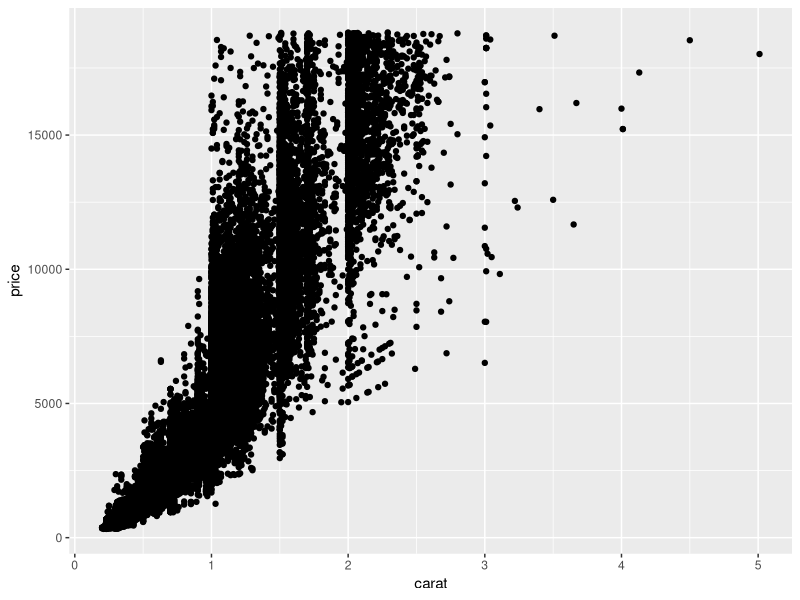
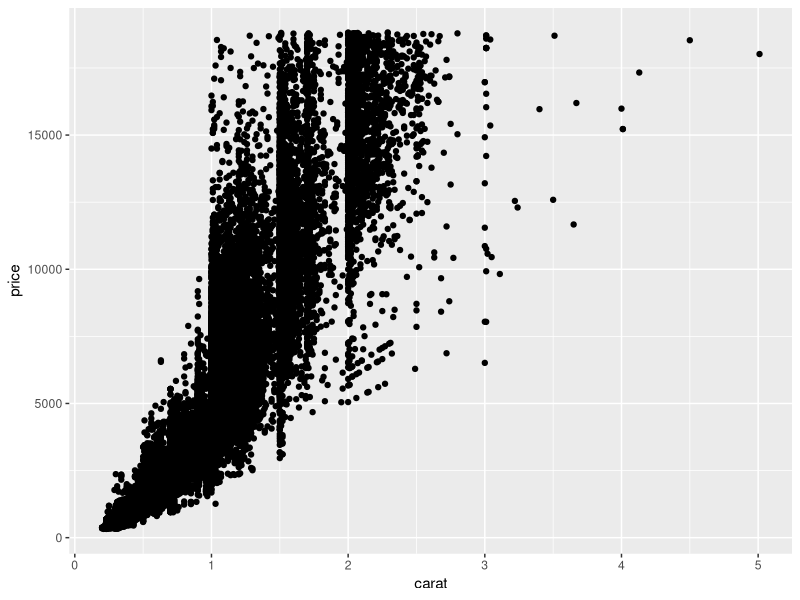
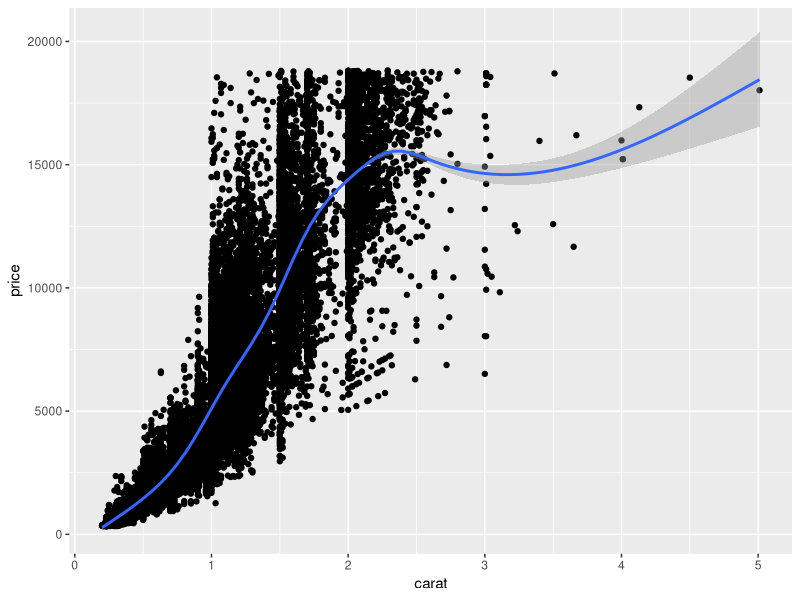

Recreate these plots in R, in order. (Note: this script raises an error after producing the figures.)
#=====================================================
# ggplot
#=====================================================
library(ggplot2)
data(diamonds)

ggplot(diamonds,aes(x=carat,y=price))+geom_point()
ggplot(diamonds,aes(x=carat,y=price),color=cut)+geom_point()
ggplot(diamonds,aes(x=carat,y=price),color=clarity, size=cut)+geom_point()+geom_smooth()
ggplot(diamonds,aes(x=carat,y=price),color=clarity)+geom_point()+geom_smooth(se='False')

#===========================
# easily create multiple graph
#===========================
ggplot(diamonds,aes(x=carat,y=price),color=cut)+geom_point()+facet_wrap(~clarity)
ggplot(diamonds,aes(x=carat,y=price),color=cut)+geom_point()+facet_grid(color~clarity)

## historgram
ggplot(diamonds,aes(x=price, fill=clarity))+geom_histogram(binwidth=200)
ggplot(diamonds,aes(x=price, fill=cut))+geom_histogram(binwidth=200)
ggplot(diamonds,aes(x=price))+geom_histogram(binwidth=200)+facet_wrap(~clarity)
ggplot(diamonds,aes(x=price))+geom_histogram(binwidth=200)+facet_wrap(~clarity, scale="free_y")

ggplot(diamonds,aes(x=price))+geom_density()

ggplot(diamonds,aes(x=color, y=price))+geom_boxplot()
ggplot(diamonds,aes(x=color, y=price))+geom_boxplot()+scale_y_log10()
ggplot(diamonds,aes(x=color, y=price))+geom_violin()+scale_y_log10()
ggplot(diamonds,aes(x=color, y=price))+geom_violin()+scale_y_log10()+facet_wrap(~clarity)

x=rnorm(1000)
qplot(x)
qplot(x,binwidth=1)+xlab("Random Variable")
y=rnorm(1000)
qplot(x,y)
qplot(x,y)+geom_smooth()

data("WorldPhones")
# install.packages("reshape2")
library(reshape2)
WorldPhones.m=melt(WorldPhones)
colnames(WorldPhones.m)=c("Year","Continent", "Phones")
ggplot(WorldPhones.m, aes(x=Year, y=Phones, color=Continent))+geom_line()
p=ggplot(WorldPhones.m, aes(x=Year, y=Phones, color=Continent))+geom_line()

getwd()
ggsave("WorldPhone.png")